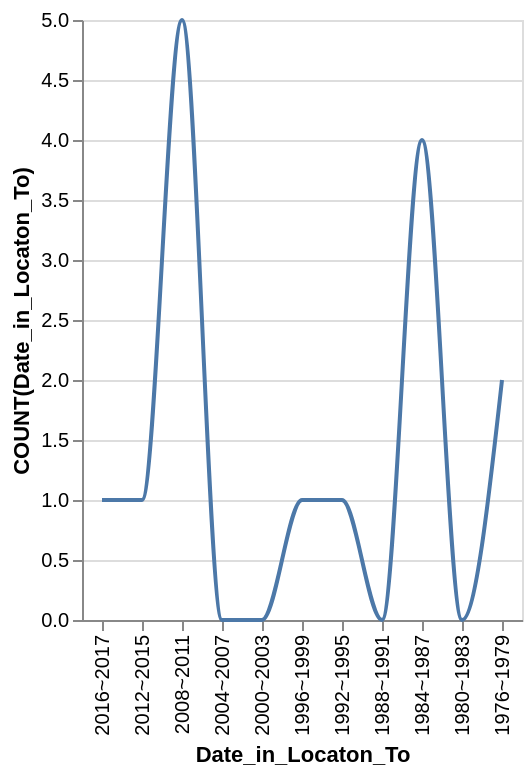

Vega-Lite specification stored for this chart:
### Vega-Lite specification from a JSON file in a GitHub repository (floating-point values rounded to 4 significant figures)
{"data": {"values": [{"x_data": "2016~2017", "y_data": 1}, {"x_data": "2012~2015", "y_data": 1}, {"x_data": "2008~2011", "y_data": 5}, {"x_data": "2004~2007", "y_data": 0}, {"x_data": "2000~2003", "y_data": 0}, {"x_data": "1996~1999", "y_data": 1}, {"x_data": "1992~1995", "y_data": 1}, {"x_data": "1988~1991", "y_data": 0}, {"x_data": "1984~1987", "y_data": 4}, {"x_data": "1980~1983", "y_data": 0}, {"x_data": "1976~1979", "y_data": 2}]}, "mark": {"type": "line", "interpolate": "monotone"}, "encoding": {"x": {"field": "x_data", "type": "nominal", "title": "Date_in_Locaton_To", "sort": "descending"}, "y": {"field": "y_data", "type": "quantitative", "title": "COUNT(Date_in_Locaton_To)"}}}
